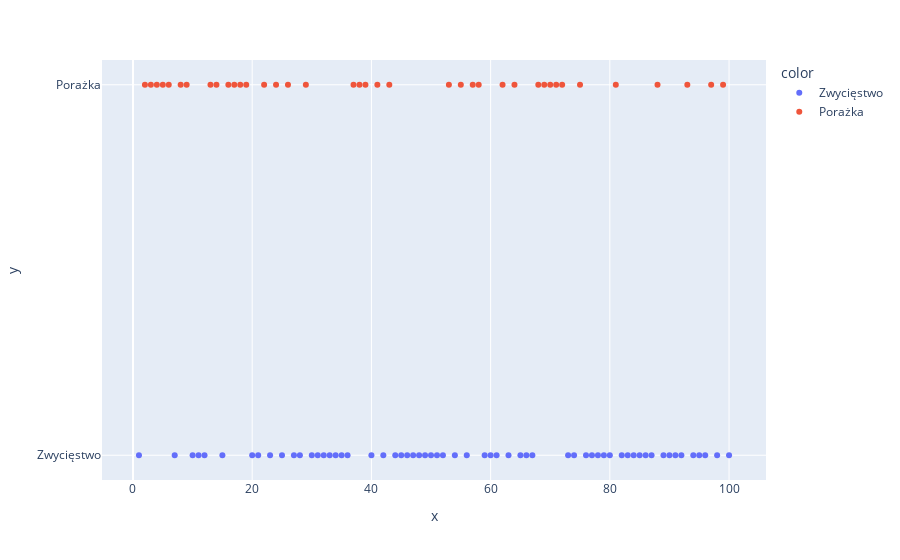

Notebook source saved alongside this figure:
### Code cell
import plotly.express as px

zp = podsumowanie['Zwyciestwo_lub_porazka']
s = podsumowanie['Seria']
wykres = px.scatter(x = s, y = zp , color = zp)
wykres.show()

### Figure 1 — Plotly figure (JSON) as saved in the notebook; plotly's stock layout.template omitted (floating-point values rounded to 4 significant figures)
{"data": [{"hovertemplate": "color=Zwycięstwo<br>x=%{x}<br>y=%{y}<extra></extra>", "legendgroup": "Zwycięstwo", "marker": {"color": "#636efa", "symbol": "circle"}, "mode": "markers", "name": "Zwycięstwo", "orientation": "h", "showlegend": true, "type": "scatter", "x": [1, 7, 10, 11, 12, 15, 20, 21, 23, 25, 27, 28, 30, 31, 32, 33, 34, 35, 36, 40, 42, 44, 45, 46, 47, 48, 49, 50, 51, 52, 54, 56, 59, 60, 61, 63, 65, 66, 67, 73, 74, 76, 77, 78, 79, 80, 82, 83, 84, 85, 86, 87, 89, 90, 91, 92, 94, 95, 96, 98, 100], "xaxis": "x", "y": ["Zwycięstwo", "Zwycięstwo", "Zwycięstwo", "Zwycięstwo", "Zwycięstwo", "Zwycięstwo", "Zwycięstwo", "Zwycięstwo", "Zwycięstwo", "Zwycięstwo", "Zwycięstwo", "Zwycięstwo", "Zwycięstwo", "Zwycięstwo", "Zwycięstwo", "Zwycięstwo", "Zwycięstwo", "Zwycięstwo", "Zwycięstwo", "Zwycięstwo", "Zwycięstwo", "Zwycięstwo", "Zwycięstwo", "Zwycięstwo", "Zwycięstwo", "Zwycięstwo", "Zwycięstwo", "Zwycięstwo", "Zwycięstwo", "Zwycięstwo", "Zwycięstwo", "Zwycięstwo", "Zwycięstwo", "Zwycięstwo", "Zwycięstwo", "Zwycięstwo", "Zwycięstwo", "Zwycięstwo", "Zwycięstwo", "Zwycięstwo", "Zwycięstwo", "Zwycięstwo", "Zwycięstwo", "Zwycięstwo", "Zwycięstwo", "Zwycięstwo", "Zwycięstwo", "Zwycięstwo", "Zwycięstwo", "Zwycięstwo", "Zwycięstwo", "Zwycięstwo", "Zwycięstwo", "Zwycięstwo", "Zwycięstwo", "Zwycięstwo", "Zwycięstwo", "Zwycięstwo", "Zwycięstwo", "Zwycięstwo", "Zwycięstwo"], "yaxis": "y"}, {"hovertemplate": "color=Porażka<br>x=%{x}<br>y=%{y}<extra></extra>", "legendgroup": "Porażka", "marker": {"color": "#EF553B", "symbol": "circle"}, "mode": "markers", "name": "Porażka", "orientation": "h", "showlegend": true, "type": "scatter", "x": [2, 3, 4, 5, 6, 8, 9, 13, 14, 16, 17, 18, 19, 22, 24, 26, 29, 37, 38, 39, 41, 43, 53, 55, 57, 58, 62, 64, 68, 69, 70, 71, 72, 75, 81, 88, 93, 97, 99], "xaxis": "x", "y": ["Porażka", "Porażka", "Porażka", "Porażka", "Porażka", "Porażka", "Porażka", "Porażka", "Porażka", "Porażka", "Porażka", "Porażka", "Porażka", "Porażka", "Porażka", "Porażka", "Porażka", "Porażka", "Porażka", "Porażka", "Porażka", "Porażka", "Porażka", "Porażka", "Porażka", "Porażka", "Porażka", "Porażka", "Porażka", "Porażka", "Porażka", "Porażka", "Porażka", "Porażka", "Porażka", "Porażka", "Porażka", "Porażka", "Porażka"], "yaxis": "y"}], "layout": {"autosize": true, "legend": {"title": {"text": "color"}, "tracegroupgap": 0}, "margin": {"t": 60}, "xaxis": {"anchor": "y", "autorange": true, "domain": [0, 1], "range": [-5.045, 106.0], "title": {"text": "x"}, "type": "linear"}, "yaxis": {"anchor": "x", "autorange": true, "domain": [0, 1], "range": [-0.07743, 1.077], "title": {"text": "y"}, "type": "category"}}}
